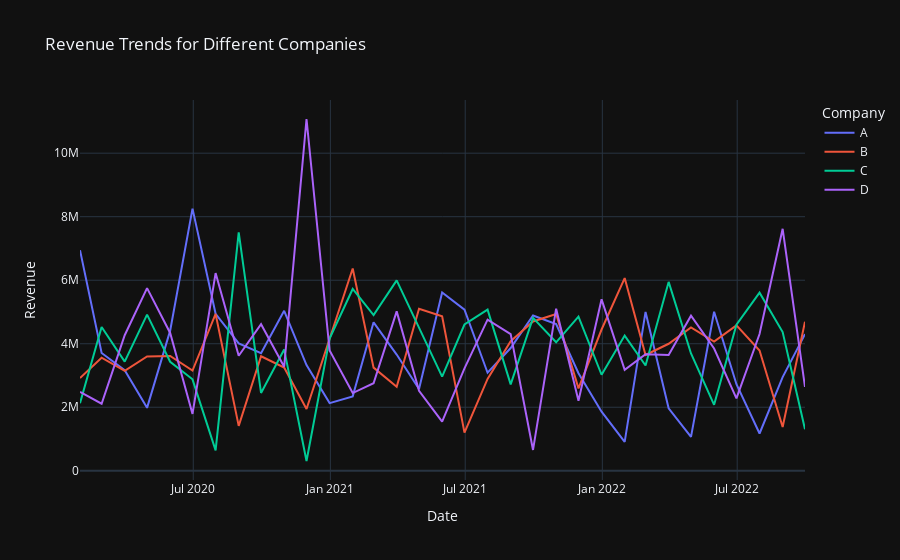

The notebook cell this image was saved under:
### Code cell
# Analyze trends of revenue for each company
company_revenue = data.groupby(['Company', pd.Grouper(key='Date', freq='M')])['Revenue'].sum().reset_index()
fig = px.line(company_revenue, x='Date', y='Revenue', color='Company',
              title='Revenue Trends for Different Companies')
fig.update_layout(xaxis_title='Date', yaxis_title='Revenue', template='plotly_dark')
